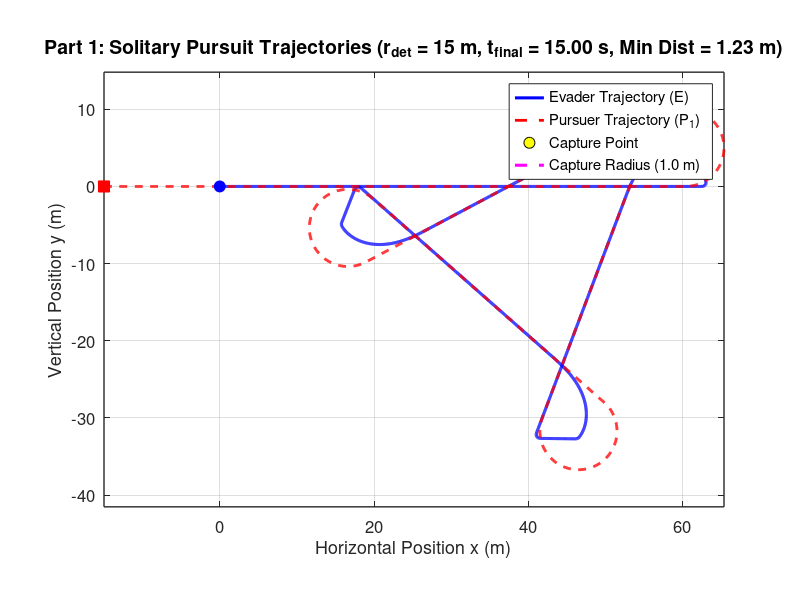

The MATLAB script that drew this image: (Note: this script raises an error after producing the figure.)
% strategy_1_realistic_radius.m
% Part 1: Solitary Hunting with a realistic pursuer turning radius
clear; clc; close all;
addpath(fileparts(mfilename('fullpath')));

%% 1. Model Parameters
v_p = 60 / 3.6;          % Pursuer speed (16.67 m/s)
v_e = 50 / 3.6;          % Evader speed (13.89 m/s)
R_p = 5.0;               % Pursuer min turning radius (m)
R_e = 0.5;               % Evader min turning radius (m)

w_p_max = v_p / R_p;     % Max angular velocity of pursuer (3.33 rad/s)
w_e_max = v_e / R_e;     % Max angular velocity of evader (27.78 rad/s)

l_cap = 1.0;             % Capture radius (m)
r_det = 25.0;            % Initial detection distance (m) [15, 50]
r_jink = 2.5;            % Critical distance where prey triggers jink (m)
T_max = 15.0;            % Raptor stamina limit (s)
dt = 0.005;              % Time step (s)
N = round(T_max / dt);
start_distances = [15, 20, 25, 30, 35];
start_angles = deg2rad([0, 15, -15, 30, -30]);
strategy_root = fileparts(fileparts(mfilename('fullpath')));
plot_folder = fullfile(strategy_root, 'plots', 'realistic');
animation_folder = fullfile(strategy_root, 'animations', 'realistic');
if ~exist(plot_folder, 'dir')
    mkdir(plot_folder);
end
if ~exist(animation_folder, 'dir')
    mkdir(animation_folder);
end
final_capture_times = zeros(1, numel(start_distances));

for scenario = 1:5
r_det = start_distances(scenario);
%% 2. Initial Conditions (t = 0)
alpha_1 = start_angles(scenario);

% Preallocate state arrays
x_E = zeros(1, N); y_E = zeros(1, N); theta_E = zeros(1, N);
x_P = zeros(1, N); y_P = zeros(1, N); theta_P = zeros(1, N);
dist_P = zeros(1, N);
t_vec = (0:N-1) * dt;

% Set t = 0 values
x_E(1) = 0; y_E(1) = 0; theta_E(1) = 0;
x_P(1) = -r_det * cos(alpha_1);
y_P(1) =  r_det * sin(alpha_1);
theta_P(1) = 0;

captured = false;
end_idx = N;
is_jinking = false;
theta_target = 0;
optimal_angle = deg2rad(110);

%% 3. Time-Stepping Simulation Loop (Forward Euler)
for k = 1:N-1
    dist_P(k) = hypot(x_E(k) - x_P(k), y_E(k) - y_P(k));
    
    if dist_P(k) <= l_cap
        captured = true;
        end_idx = k;
        break;
    end
    
    % --- Pursuer Control (Pure Pursuit) ---
    theta_LOS = atan2(y_E(k) - y_P(k), x_E(k) - x_P(k));
    dtheta_P = atan2(sin(theta_LOS - theta_P(k)), cos(theta_LOS - theta_P(k)));
    if abs(dtheta_P) <= w_p_max * dt
        w_P = dtheta_P / dt;
    else
        w_P = w_p_max * sign(dtheta_P);
    end
    
    % --- Evader Control (Break Turn with Overshoot Reset) ---
    if is_jinking && dist_P(k) > r_jink + 1.5
        is_jinking = false;
    end

    if ~is_jinking && dist_P(k) <= r_jink
        is_jinking = true;
        theta_target = theta_LOS + optimal_angle;
    end

    if is_jinking
        dtheta_E = atan2(sin(theta_target - theta_E(k)), ...
            cos(theta_target - theta_E(k)));
        if abs(dtheta_E) <= w_e_max * dt
            w_E = dtheta_E / dt;
        else
            w_E = w_e_max * sign(dtheta_E);
        end
    else
        theta_flee = theta_LOS;
        dtheta_E = atan2(sin(theta_flee - theta_E(k)), cos(theta_flee - theta_E(k)));
        if abs(dtheta_E) <= w_e_max * dt
            w_E = dtheta_E / dt;
        else
            w_E = w_e_max * sign(dtheta_E);
        end
    end
    
    % --- Euler Kinematic Updates ---
    x_P(k+1) = x_P(k) + v_p * cos(theta_P(k)) * dt;
    y_P(k+1) = y_P(k) + v_p * sin(theta_P(k)) * dt;
    theta_P(k+1) = theta_P(k) + w_P * dt;
    
    x_E(k+1) = x_E(k) + v_e * cos(theta_E(k)) * dt;
    y_E(k+1) = y_E(k) + v_e * sin(theta_E(k)) * dt;
    theta_E(k+1) = theta_E(k) + w_E * dt;
end

dist_P(end_idx) = hypot(x_E(end_idx) - x_P(end_idx), y_E(end_idx) - y_P(end_idx));
final_capture_times(scenario) = t_vec(end_idx);

%% 4. Figure 1: Combined 2D Trajectory Plot (All Players on Same Axis)
figure('Color', 'w', 'Position', [80, 80, 1050, 700]);
hold on; grid on; axis equal;

% Plot trajectories
plot(x_E(1:end_idx), y_E(1:end_idx), 'b-', 'LineWidth', 2.2, 'DisplayName', 'Evader Trajectory (E)');
plot(x_P(1:end_idx), y_P(1:end_idx), 'r--', 'LineWidth', 2.0, 'DisplayName', 'Pursuer Trajectory (P_1)');

% Plot Start Positions (t = 0)
plot(x_E(1), y_E(1), 'bo', 'MarkerSize', 8, 'MarkerFaceColor', 'b', 'HandleVisibility', 'off');
plot(x_P(1), y_P(1), 'rs', 'MarkerSize', 8, 'MarkerFaceColor', 'r', 'HandleVisibility', 'off');

% Plot End Positions (t = T_final)
plot(x_E(end_idx), y_E(end_idx), 'ko', 'MarkerSize', 12, ...
    'MarkerFaceColor', 'y', 'DisplayName', 'Capture Point');
plot(x_P(end_idx), y_P(end_idx), 'ro', 'MarkerSize', 6, ...
    'MarkerFaceColor', 'r', 'HandleVisibility', 'off');

% Plot Capture Radius Circle around Evader's Final Position
th_circ = linspace(0, 2*pi, 100);
plot(x_E(end_idx) + l_cap*cos(th_circ), y_E(end_idx) + l_cap*sin(th_circ), ...
    'm--', 'LineWidth', 2.2, 'DisplayName', 'Capture Radius (1.0 m)');

% Show each player's final heading as a single colored arrow.
quiver(x_E(end_idx), y_E(end_idx), cos(theta_E(end_idx)), sin(theta_E(end_idx)), ...
    1.5, 'b', 'LineWidth', 1.8, 'MaxHeadSize', 2, 'HandleVisibility', 'off');
quiver(x_P(end_idx), y_P(end_idx), cos(theta_P(end_idx)), sin(theta_P(end_idx)), ...
    1.5, 'r', 'LineWidth', 1.8, 'MaxHeadSize', 2, 'HandleVisibility', 'off');

set(gca, 'FontSize', 12, 'LineWidth', 1.0, 'Box', 'on');
xlabel('Horizontal Position x (m)', 'FontSize', 13);
ylabel('Vertical Position y (m)', 'FontSize', 13);
title(sprintf('Part 1: Solitary Pursuit Trajectories (r_{det} = %.0f m, t_{final} = %.2f s, Min Dist = %.2f m)', ...
    r_det, final_capture_times(scenario), min(dist_P(1:end_idx))), 'FontSize', 14);
legend('Location', 'best');
exportgraphics(gcf, fullfile(plot_folder, sprintf('scenario_%d_trajectory.png', scenario)), 'Resolution', 200);
create_trajectory_animation_1(t_vec(1:end_idx), x_E(1:end_idx), y_E(1:end_idx), ...
    theta_E(1:end_idx), x_P(1:end_idx), y_P(1:end_idx), theta_P(1:end_idx), ...
    l_cap, fullfile(animation_folder, sprintf('scenario_%d.mp4', scenario)));

%% 5. Figure 2: Separation Distance Plot
figure('Color', 'w', 'Position', [180, 120, 850, 550]);
hold on; grid on;
plot(t_vec(1:end_idx), dist_P(1:end_idx), 'k-', 'LineWidth', 2.0);
yline(l_cap, 'r--', 'Capture Threshold (l = 1.0 m)', 'LineWidth', 1.5);
yline(r_jink, 'b:', 'Jink Trigger (r_{jink} = 3.0 m)', 'LineWidth', 1.5);
set(gca, 'FontSize', 12, 'LineWidth', 1.0, 'Box', 'on');
xlabel('Time t (s)', 'FontSize', 13);
ylabel('Separation Distance d_1(t) (m)', 'FontSize', 13);
title(sprintf('Part 1: Predator-Prey Separation Distance vs. Time (t_{final} = %.2f s)', ...
    final_capture_times(scenario)), 'FontSize', 14);
exportgraphics(gcf, fullfile(plot_folder, sprintf('scenario_%d_separation.png', scenario)), 'Resolution', 200);
close all;
end

%% 6. Jink-Distance Sweep: Capture Time Histogram
jink_distances = 1.0:0.25:8.0;
capture_times = zeros(5, numel(jink_distances));

for scenario = 1:5
    for j = 1:numel(jink_distances)
        capture_times(scenario, j) = simulate_capture_time( ...
            start_distances(scenario), start_angles(scenario), ...
            jink_distances(j), v_p, v_e, R_p, R_e, l_cap, T_max, dt, ...
            deg2rad(110));
    end
end

figure('Color', 'w', 'Position', [80, 80, 1200, 850]);
for scenario = 1:5
    subplot(3, 2, scenario);
    bar(jink_distances, capture_times(scenario, :), 1.0, ...
        'FaceColor', [0.25, 0.50, 0.85], 'EdgeColor', 'none');
    hold on; grid on;

    [max_capture_time, max_idx] = max(capture_times(scenario, :));
    plot(jink_distances(max_idx), max_capture_time, 'r^', ...
        'MarkerSize', 9, 'MarkerFaceColor', 'r');
    xline(jink_distances(max_idx), 'r--', 'LineWidth', 1.2);

    xlabel('Jink distance (m)');
    ylabel('Capture time (s)');
    title(sprintf('Scenario %d (r_{det} = %.0f m, t_{final} = %.2f s)', ...
        scenario, start_distances(scenario), final_capture_times(scenario)));
    legend('Capture time', sprintf('Maximum: %.2f m', jink_distances(max_idx)), ...
        'Location', 'best');
    set(gca, 'FontSize', 10, 'Box', 'on');
end

sgtitle('Strategy 1: Capture Time for a Range of Jink Distances (final times shown per scenario)');
exportgraphics(gcf, fullfile(plot_folder, 'jink_distance_capture_time.png'), ...
    'Resolution', 200);
close all;

fprintf('Strategy 1 maximum capture times by scenario:\n');
for scenario = 1:5
    [max_capture_time, max_idx] = max(capture_times(scenario, :));
    fprintf('  Scenario %d: %.2f m jink distance -> %.2f s capture time\n', ...
        scenario, jink_distances(max_idx), max_capture_time);
end

%% 7. Jink-Angle Sweep: Capture Time Histogram
angle_offsets = deg2rad(0:5:180);
angle_capture_times = zeros(5, numel(angle_offsets));

for scenario = 1:5
    for j = 1:numel(angle_offsets)
        angle_capture_times(scenario, j) = simulate_capture_time( ...
            start_distances(scenario), start_angles(scenario), r_jink, ...
            v_p, v_e, R_p, R_e, l_cap, T_max, dt, angle_offsets(j));
    end
end

figure('Color', 'w', 'Position', [80, 80, 1200, 850]);
for scenario = 1:5
    subplot(3, 2, scenario);
    bar(rad2deg(angle_offsets), angle_capture_times(scenario, :), 1.0, ...
        'FaceColor', [0.75, 0.45, 0.20], 'EdgeColor', 'none');
    hold on; grid on;

    [max_capture_time, max_idx] = max(angle_capture_times(scenario, :));
    plot(rad2deg(angle_offsets(max_idx)), max_capture_time, 'r^', ...
        'MarkerSize', 9, 'MarkerFaceColor', 'r');
    xline(rad2deg(angle_offsets(max_idx)), 'r--', 'LineWidth', 1.2);

    xlabel('Jink angle offset (degrees)');
    ylabel('Capture time (s)');
    title(sprintf('Scenario %d (r_{det} = %.0f m, t_{final} = %.2f s)', ...
        scenario, start_distances(scenario), final_capture_times(scenario)));
    legend('Capture time', sprintf('Maximum: %.0f deg', ...
        rad2deg(angle_offsets(max_idx))), 'Location', 'best');
    set(gca, 'FontSize', 10, 'Box', 'on');
end

sgtitle(sprintf('Strategy 1 (Realistic Radius): Capture Time by Jink Angle (r_{jink} = %.1f m)', ...
    r_jink));
exportgraphics(gcf, fullfile(plot_folder, 'jink_angle_capture_time.png'), ...
    'Resolution', 200);
close all;

fprintf('Strategy 1 (realistic radius) maximum capture angles by scenario:\n');
for scenario = 1:5
    [max_capture_time, max_idx] = max(angle_capture_times(scenario, :));
    fprintf('  Scenario %d: %.0f degree angle -> %.2f s capture time\n', ...
        scenario, rad2deg(angle_offsets(max_idx)), max_capture_time);
end

function capture_time = simulate_capture_time(r_det, alpha_1, r_jink, ...
    v_p, v_e, R_p, R_e, l_cap, T_max, dt, angle_offset)
    w_p_max = v_p / R_p;
    w_e_max = v_e / R_e;
    N = round(T_max / dt);

    x_E = 0;
    y_E = 0;
    theta_E = 0;
    x_P = -r_det * cos(alpha_1);
    y_P = r_det * sin(alpha_1);
    theta_P = 0;
    capture_time = T_max;
    is_jinking = false;
    theta_target = 0;

    for k = 1:N-1
        dist_P = hypot(x_E - x_P, y_E - y_P);
        if dist_P <= l_cap
            capture_time = (k - 1) * dt;
            return;
        end

        theta_LOS = atan2(y_E - y_P, x_E - x_P);
        dtheta_P = atan2(sin(theta_LOS - theta_P), ...
            cos(theta_LOS - theta_P));
        if abs(dtheta_P) <= w_p_max * dt
            w_P = dtheta_P / dt;
        else
            w_P = w_p_max * sign(dtheta_P);
        end

        if is_jinking && dist_P > r_jink + 1.5
            is_jinking = false;
        end

        if ~is_jinking && dist_P <= r_jink
            is_jinking = true;
            theta_target = theta_LOS + angle_offset;
        end

        if is_jinking
            dtheta_E = atan2(sin(theta_target - theta_E), ...
                cos(theta_target - theta_E));
            if abs(dtheta_E) <= w_e_max * dt
                w_E = dtheta_E / dt;
            else
                w_E = w_e_max * sign(dtheta_E);
            end
        else
            theta_flee = theta_LOS;
            dtheta_E = atan2(sin(theta_flee - theta_E), ...
                cos(theta_flee - theta_E));
            if abs(dtheta_E) <= w_e_max * dt
                w_E = dtheta_E / dt;
            else
                w_E = w_e_max * sign(dtheta_E);
            end
        end

        x_P = x_P + v_p * cos(theta_P) * dt;
        y_P = y_P + v_p * sin(theta_P) * dt;
        theta_P = theta_P + w_P * dt;
        x_E = x_E + v_e * cos(theta_E) * dt;
        y_E = y_E + v_e * sin(theta_E) * dt;
        theta_E = theta_E + w_E * dt;
    end
end
